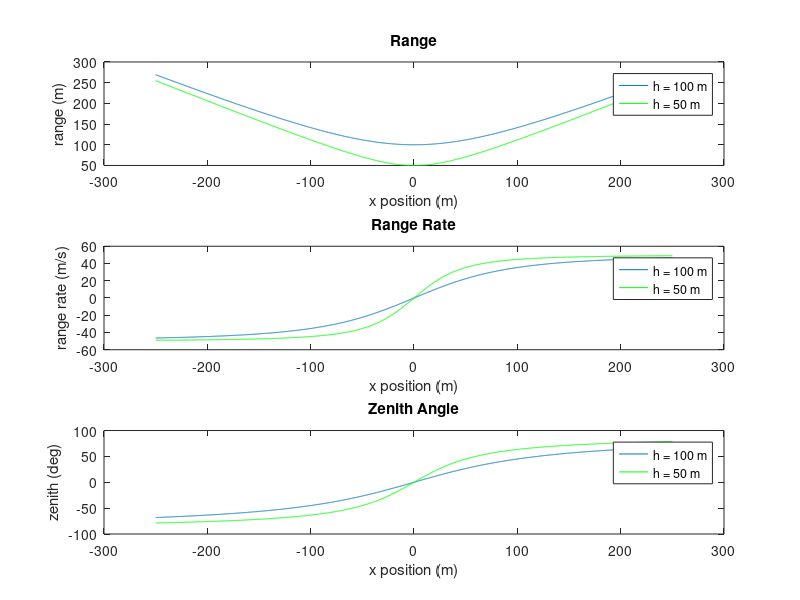
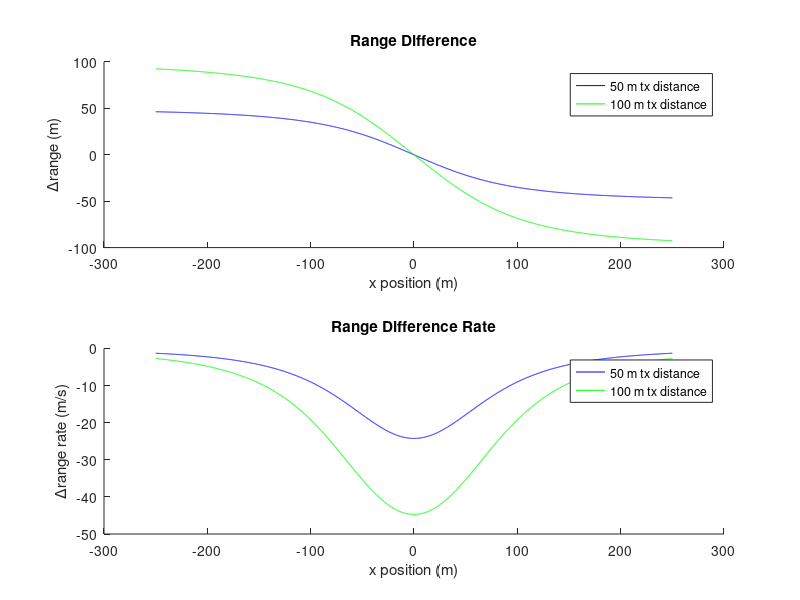

Recreate these plots in MATLAB, in order.
%% HW1 Problem 4: Ground station observations
fprintf('\n');
clearvars -except function_list pub_opt
close all

v = 50; %m/s
h = 100; %m
x0 = 250; %m

x = linspace(-x0, x0, x0*10);

range = sqrt(h*h + x.*x);
range_rate = x./range*v;
zenith = atan2(x,h);

h2 = 50; %m
range2 = sqrt(h2*h2 + x.*x);
range_rate2 = x./range2*v;
zenith2 = atan2(x,h2);

subplot(3,1,1)
plot(x, range)
hold on
plot(x, range2, 'g')
title('Range')
xlabel('x position (m)')
ylabel('range (m)')
legend('h = 100 m', 'h = 50 m')
subplot(3,1,2)
plot(x, range_rate)
hold on
plot(x, range_rate2, 'g')
title('Range Rate')
xlabel('x position (m)')
ylabel('range rate (m/s)')
legend('h = 100 m', 'h = 50 m')
subplot(3,1,3)
plot(x, zenith*180/pi)
hold on
plot(x, zenith2*180/pi, 'g')
title('Zenith Angle')
xlabel('x position (m)')
ylabel('zenith (deg)')
legend('h = 100 m', 'h = 50 m')

fprintf(['range:\n',...
    '\tthe slope is steep away from the ground station, making the\n',...
    '\tmeasurement more sensitive to changes in x (more accurate)\n.',...
    '\tHowever, it loses accuracy directly above. There are also not\n',...
    '\tunique x/range pairings, so another method must be used to \n',...
    '\tdetermine which side of the transmitter the receiver is on.\n',...
    '\tLower values of h make the range measurement more accurate \n',...
    '\tcloser to the transmitter\n',...
    'range rate:\n',...
    '\tThe slope is steep only near the transmitter, so it is not\n',...
    '\taccurate at long distances.\n',...
    '\tIt has unique x/range rate pairings, so you can tell which side\n',...
    '\tof the transmitter the receiver is.\n',...
    '\tLower values of h make the range rate measurement less accurate\n',...
    '\tuntil the reciever is closest to the transmitter.\n',...
    'Zenith angle:\n',...
    '\tThe slope is steep only near the transmitter, so it is not\n',...
    '\taccurate at long distances.\n',...
    '\tIt has unique x/range rate pairings, so you can tell which side\n',...
    '\tof the transmitter the receiver is.\n',...
    '\tLower values of h make the range rate measurement less accurate\n',...
    '\tuntil the reciever is closest to the transmitter.\n'])

%% Hyperbolic multilateration
figure
hold on
color_opts = ['b';'g'; 'r'];
counter = 1;
for ground_station_spacing = [50 100]; 
    x1 = -ground_station_spacing/2; %m
    x2 = ground_station_spacing/2; %m
    r1 = sqrt((x1-x).*(x1-x) + h*h);
    r2 = sqrt((x2-x).*(x2-x) + h*h);
    d21 = r2 - r1;
    d21_dot = -(x2-x)./r2*v - -(x1-x)./r1*v;
    subplot(2,1,1)
    hold on
    plot(x, d21, color_opts(counter))
    title('Range Difference')
    xlabel('x position (m)')
    ylabel('\Deltarange (m)')
    legend('50 m tx distance', '100 m tx distance')
    subplot(2,1,2)
    hold on
    plot(x, d21_dot, color_opts(counter))
    title('Range Difference Rate')
    xlabel('x position (m)')
    ylabel('\Deltarange rate (m/s)')
    legend('50 m tx distance', '100 m tx distance')
    counter = counter + 1;
end
fprintf(['delta range:\n',...
    '\tthe slope is steep closer to the ground station, making the\n',...
    '\tmeasurement more sensitive to changes in x when it approaches \n',...
    '\tthe first transmitter.\n',...
    '\tThere are also unique x/delta-range pairings, so it is known\n',...
    '\twhere the receiver is wrt the transmitters\n',...
    '\tLarger transmitter distances result in more accuracy both between\n',...
    '\tand slightly beyond the transmitters\n',...
    'delta range rate:\n',...
    '\tThe slope is steep just as it approaches the transmitters.\n',...
    '\tIt does not have unique x/delta range rate pairings, so you cannot\n',...
    '\ttell which side of the midpoint the receiver is located.\n',...
    'Delta Range measurement seems most sufficient in this case\n'])